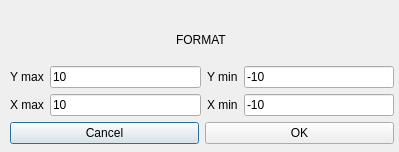
<?xml version="1.0" encoding="UTF-8"?>
<ui version="4.0">
 <class>scale</class>
 <widget class="QDialog" name="scale">
  <property name="geometry">
   <rect>
    <x>0</x>
    <y>0</y>
    <width>399</width>
    <height>152</height>
   </rect>
  </property>
  <property name="windowTitle">
   <string>Dialog</string>
  </property>
  <widget class="QLineEdit" name="fromMain">
   <property name="geometry">
    <rect>
     <x>10</x>
     <y>180</y>
     <width>371</width>
     <height>31</height>
    </rect>
   </property>
   <property name="text">
    <string/>
   </property>
  </widget>
  <widget class="QWidget" name="layoutWidget">
   <property name="geometry">
    <rect>
     <x>10</x>
     <y>20</y>
     <width>384</width>
     <height>124</height>
    </rect>
   </property>
   <layout class="QVBoxLayout" name="verticalLayout_2">
    <item>
     <layout class="QVBoxLayout" name="verticalLayout">
      <item alignment="Qt::AlignHCenter">
       <widget class="QLabel" name="label">
        <property name="text">
         <string>FORMAT</string>
        </property>
       </widget>
      </item>
      <item>
       <layout class="QGridLayout" name="gridLayout">
        <item row="0" column="0">
         <widget class="QLabel" name="label_2">
          <property name="text">
           <string>Y max</string>
          </property>
         </widget>
        </item>
        <item row="0" column="1">
         <widget class="QLineEdit" name="lineYmax">
          <property name="text">
           <string>10</string>
          </property>
         </widget>
        </item>
        <item row="0" column="2">
         <widget class="QLabel" name="label_3">
          <property name="text">
           <string>Y min</string>
          </property>
         </widget>
        </item>
        <item row="0" column="3">
         <widget class="QLineEdit" name="lineYmin">
          <property name="text">
           <string>-10</string>
          </property>
         </widget>
        </item>
        <item row="1" column="0">
         <widget class="QLabel" name="label_4">
          <property name="text">
           <string>X max</string>
          </property>
         </widget>
        </item>
        <item row="1" column="1">
         <widget class="QLineEdit" name="lineXmax">
          <property name="text">
           <string>10</string>
          </property>
         </widget>
        </item>
        <item row="1" column="2">
         <widget class="QLabel" name="label_5">
          <property name="text">
           <string>X min</string>
          </property>
         </widget>
        </item>
        <item row="1" column="3">
         <widget class="QLineEdit" name="lineXmin">
          <property name="text">
           <string>-10</string>
          </property>
         </widget>
        </item>
       </layout>
      </item>
     </layout>
    </item>
    <item>
     <layout class="QHBoxLayout" name="horizontalLayout">
      <item>
       <widget class="QPushButton" name="pushButton_2">
        <property name="text">
         <string>Cancel</string>
        </property>
       </widget>
      </item>
      <item>
       <widget class="QPushButton" name="pushButton">
        <property name="text">
         <string>OK</string>
        </property>
       </widget>
      </item>
     </layout>
    </item>
   </layout>
  </widget>
 </widget>
 <resources/>
 <connections/>
</ui>
